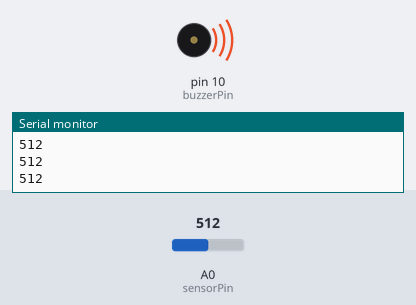
A sketch run on a simulated Arduino Uno, built with avr-gcc and run on an emulated ATmega328P. On the bench: buzzer (waves = sounding), the last lines printed to the serial monitor. The inputs (shaded band) are chosen by the test bench; at power-on: A0 (sensorPin) = 512.

Above: at 1.2 s.
1.3 s: A0 (sensorPin) set to 0
At 1.8 s:
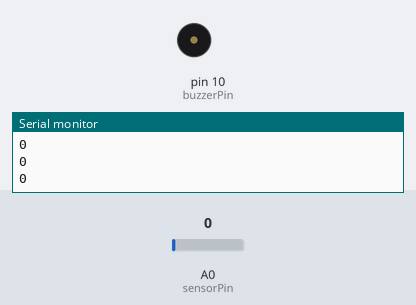
2.8 s: A0 (sensorPin) set to 122
At 3.2 s:
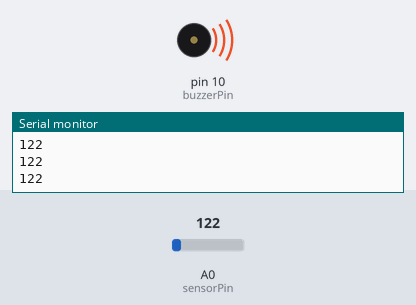
Timing chart, 0 to 5.8 s (numbered marks = the images above; inputs shaded):
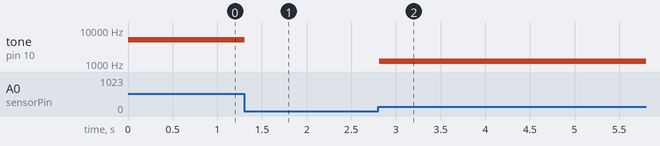

Measured:
- after the input at 1.3 s, tone on pin 10 (buzzerPin): 5120 Hz → silent at once
- after the input at 2.8 s, tone on pin 10 (buzzerPin): silent → 1220 Hz at once

The sketch:

RangeSensorThereminCode.ino
```cpp
// Map analog values from IR range sensor to a tone on a buzzer


int sensorPin = A0;    // select the input pin for the potentiometer

int sensorValue = 0;  // variable to store the value coming from the sensor
int buzzerPin = 10;

void setup() {
  pinMode(buzzerPin, OUTPUT);
  Serial.begin(9600);
}

void loop() {
  // read the value from the sensor:
  sensorValue = analogRead(sensorPin);
  Serial.println(sensorValue);
  tone(buzzerPin, sensorValue*10);
  delay(50);
  //noTone(buzzerPin);
}
```
